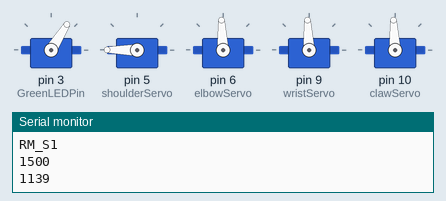
Simulated run of this sketch. Board: Arduino Uno, built with avr-gcc and run on an emulated ATmega328P. Parts: 5 × servo, the last lines printed to the serial monitor.

Above: at 1.0 s.
At 6.1 s:
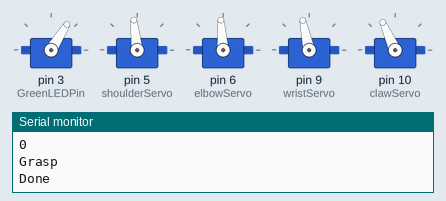
At 8.1 s:
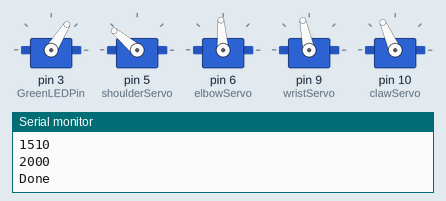
At 11.9 s:
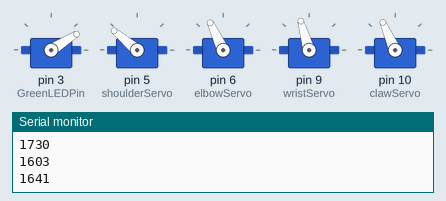
At 17.2 s:
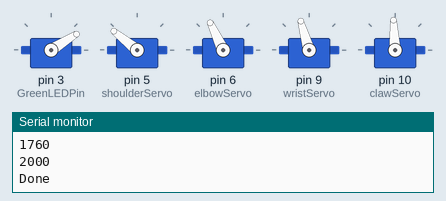
At 22.2 s:
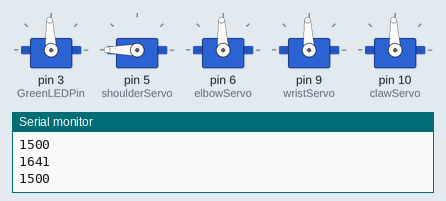
Timing chart, 0 to 23.7 s (numbered marks = the images above):
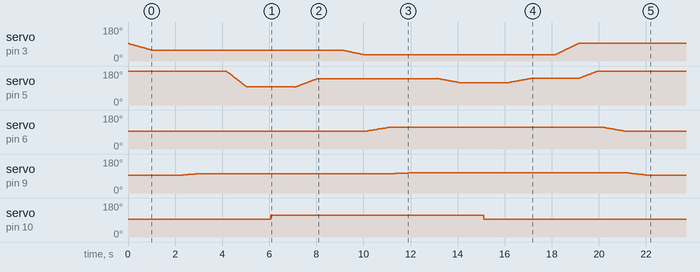

Measured:
- by itself, servo on pin 6 (elbowServo): rises from 93° to 115° in 9.5 s, then falls to 93° in 10.1 s
- by itself, servo on pin 9 (wristServo): rises from 93° to 106° in 9.7 s, then falls to 93° in 10.3 s
- by itself, servo on pin 10 (clawServo): 93° → 114° at 6.1 s, → 93° 9.0 s later

The sketch:

EE175B_StateMachines.ino
```cpp
#include <Servo.h>

//State Machines for Senior Design Chess Robot

Servo baseServo;
Servo elbowServo;
Servo shoulderServo;
Servo wristServo;
Servo clawServo;
byte numList = 2; //switch back to 0
const byte buttonPin = 2; //button value
const byte GreenLEDPin = 3; // green LED pin
const byte RedLEDPin = 4; //Red LED pin
bool chessEngineTurn = false;
bool armTurn = false;
bool moveDone = true;
enum TurnDetermined {Idle, Hold, RobotTurn} turnState;
enum Robot {RM_Reset, RM_S1, RM_S2, RM_S3, RM_S4} robotState;
enum ChessEngine {Initial, Send, Receive} chessEngineState;
#define MAX_ROWS 10
#define MAX_COLS 4 // number of angles per list sent from Python
#define MAX_LENGTH 100   // Maximum number of characters to read

char inputBuffer[MAX_LENGTH];
//float angles[MAX_ROWS][MAX_COLS];  // 2D array to store parsed angles
float angles[2][4] = {{57.53, 90.9, 91.57, 99.33},
                      {33.96, 113.42, 110.72, 102.70}}; //Test RobotFsm()
int angleToPulse(float angle) {
    return (int)((500.0/45.0 * angle) + 500);
}
void move_servo(Servo &servo, float current, float target) {
    int initialPulse;
    int targetPulse;

    initialPulse = angleToPulse(current);
    targetPulse = angleToPulse(target);
    Serial.println(initialPulse);
    Serial.println(targetPulse);
    float step = (targetPulse -  initialPulse) / 50.0;

    if (step != 0) {
      for (float pulse = initialPulse; (step > 0) ? (pulse <= targetPulse) : (pulse >= targetPulse); pulse += step) {
         if (targetPulse > initialPulse) {
          if (pulse > targetPulse) {
            servo.writeMicroseconds(targetPulse);
            }
          else {
            servo.writeMicroseconds((int)pulse);
            }
         }

         if (targetPulse < initialPulse) {
          if (pulse < targetPulse) {
            servo.writeMicroseconds(targetPulse);
            }
          else {
            servo.writeMicroseconds((int)pulse);
            }
         }
         delay(20);  // Adjust delay for speed
      }
    }
}

int parseAngles(char* input) {
    // Process data received from the chess engine.
    // Example: 30,45,60,0;90,120,150,0 -> 2D float array = {{30,45,60,0},{90,120,150,0}}
    char* arr[MAX_COLS];
    int numList = 0;
    char* list = strtok(input, " ; ");
    arr[numList] = new char[strlen(list) + 1];
    strcpy(arr[numList], list);
    while (list != NULL) {
      numList += 1;
      list = strtok(NULL, " ; ");
       if (list != NULL) {  // Prevents NULL issue
         arr[numList] = new char[strlen(list) + 1];
         strcpy(arr[numList], list);
      }
    }

    int rowIdx;
    for (int j = 0; j < numList; j++){;
      rowIdx = j;
      char* col = strtok(arr[j], ",");
      int columnIdx = 0;
      angles[rowIdx][columnIdx] = atoi(col);
      while (col != NULL) {
        columnIdx++;
        col = strtok(NULL, ",");
        if (col != NULL) { // Prevents NULL issue
          angles[rowIdx][columnIdx] = atoi(col);
        }
      }
    }
    return numList;
}

bool containsSemicolon(char input[]) {
    // Iterate through the input array to check for a semicolon
    for (int i = 0; i < 128; i++) {
        if (input[i] == ';') {
            return true;  // Return true if semicolon is found
        }
        if (input[i] == '\0') {
            break;  // Stop if we reach the end of the string (null terminator)
        }
    }
    return false;  // Return false if semicolon is not found
}

void TurnDeterminedFSM(void){
  switch(turnState) {
    case Idle:
      if (!digitalRead(buttonPin)) {
        turnState = Idle;
      }
      else {
        turnState = Hold;
      }
    break;

    case Hold:
      if (digitalRead(buttonPin)) {
          turnState = Hold;
        }
        else {
          turnState = RobotTurn;
          chessEngineTurn = true;
          moveDone = false;
        }
    break;

    case RobotTurn:
      if (!moveDone) {
        turnState = RobotTurn;
      }
      else {
        turnState = Idle;
      }
    break;

    default:
      turnState = Idle;
    break;
  }
    switch(turnState) {

      case Idle:
        digitalWrite(GreenLEDPin,HIGH);
        digitalWrite(RedLEDPin,LOW);
      break;

      case Hold:
        digitalWrite(GreenLEDPin,HIGH);
        digitalWrite(RedLEDPin,LOW);
      break;

      case RobotTurn:
        digitalWrite(GreenLEDPin,LOW);
        digitalWrite(RedLEDPin,HIGH);
      break;
    }
}
int rowIdx;
float base_cur = 90.0;
float shoulder_cur = 180.0;
float elbow_cur = 90.0;
float wrist_cur = 90.0;

void RobotFSM(void) {
  //transitions
  switch(robotState) {
    case RM_Reset:
    if (armTurn) {
      robotState = RM_S1;
      base_cur = 90;
      shoulder_cur = 180;
      elbow_cur = 90;
      wrist_cur = 90;
    }
    else{
      robotState = RM_Reset;
      base_cur = 90;
      shoulder_cur = 180;
      elbow_cur = 90;
      wrist_cur = 90;
    }
    break;

    case RM_S1:
      robotState = RM_S2;
      base_cur = angles[rowIdx][0];
      elbow_cur = angles[rowIdx][2];
      wrist_cur = angles[rowIdx][3];
    break;

    case RM_S2:
      robotState = RM_S3;
      shoulder_cur = angles[rowIdx][1];
    break;

    case RM_S3:
      robotState = RM_S4;
    break;

    case RM_S4:
      Serial.println("RM_S4");
      Serial.println(numList);
      if (numList != 0) {
        robotState = RM_S1;
      }
      else {
        robotState = RM_Reset;
        moveDone = true;
        armTurn = false;
      }
      Serial.print(rowIdx);
      base_cur = angles[rowIdx][0];
      shoulder_cur = 135.0;
      elbow_cur = angles[rowIdx][2];
      wrist_cur = angles[rowIdx][3];
    break;

    default:
      robotState = RM_Reset;
    break;
  }

  //actions
  switch(robotState) {

    case RM_Reset:
      Serial.println("RM_Reset");
      move_servo(baseServo,base_cur,90.0);
      move_servo(shoulderServo, shoulder_cur, 180.0);
      move_servo(elbowServo,elbow_cur,90.0);
      move_servo(wristServo,wrist_cur,90.0);

    break;

    case RM_S1:
      Serial.println("RM_S1");
      rowIdx =  2 - numList;
      move_servo(baseServo,base_cur,angles[rowIdx][0]);
      move_servo(elbowServo,elbow_cur,angles[rowIdx][2]);
      move_servo(wristServo,wrist_cur,angles[rowIdx][3]);

//      baseServo.writeMicroseconds(angleToPulse(angles[rowIdx][0]));
//      elbowServo.writeMicroseconds(angleToPulse(angles[rowIdx][2]));
//      wristServo.writeMicroseconds(angleToPulse(170 - angles[rowIdx][3]));
    break;

    case RM_S2:
      Serial.println("RM_S2");
      move_servo(shoulderServo, shoulder_cur, angles[rowIdx][1]);
//      shoulderServo.writeMicroseconds(angleToPulse(angles[rowIdx][1]));
    break;

    case RM_S3:
      Serial.println("RM_S3");
       Serial.println(rowIdx);
    if (rowIdx == 0 || rowIdx == 2) {
        clawServo.writeMicroseconds(angleToPulse(110)); // Grasp
        Serial.println("Grasp");
      }
      else {
        clawServo.writeMicroseconds(angleToPulse(90)); // Release
        Serial.println("Release");
      }
    Serial.println("Done");
    break;

    case RM_S4:
      Serial.println("RM_S4");
      move_servo(shoulderServo, shoulder_cur, 135);
      numList-=1;
    Serial.println("Done");
    break;

  }
}

bool sent, received;
String message = "";
void ChessEngineFSM(void) {
  switch(chessEngineState) {

    case Initial:
      if (!chessEngineTurn) {
        chessEngineState = Initial;
      }
      else {
        chessEngineState = Send;
      }
    break;

    case Send:
        if (!sent) {
          chessEngineState = Send;
        }
        else {
          chessEngineState = Receive;
        }
    break;

    case Receive:
        if (!received) {
          chessEngineState = Receive;
        }
        else {
          chessEngineState = Initial;
          chessEngineTurn = false;
          armTurn = true;
        }
    break;

    default:
      chessEngineState = Initial;
    break;
  }
  switch (chessEngineState) {

    case Initial:
      Serial.println("State: Initial");
    break;

    case Send:
      Serial.println("State:Send");
      Serial.println("READY");
      delay(1000);
      message = Serial.readStringUntil('\n');
      Serial.println(message == "RECEIVED");
      if (message == "RECEIVED"){
        sent = true;
      }
      else {
        sent = false;
      }
    break;

    case Receive:
        Serial.println("State:RECEIVE");
        char input[128];
        int idx = 0;
        while (Serial.available() > 0) {
            char incomingByte = Serial.read();
            if (incomingByte == '\n') {  // End of input (newline)
                input[idx] = '\0';  // Null-terminate the string
                break;
            }
            input[idx++] = incomingByte;
        }
        if (containsSemicolon(input)) {
          int numLists = parseAngles(input);
          received = true;
        }
        else {
          received = false;
        }

    break;
  }
}


void setup() {
  Serial.begin(9600);
  baseServo.attach(3); //base servo pin 8
  shoulderServo.attach(5); //elbow servo pin 9
  elbowServo.attach(6); //shoulder servo pin 10
  wristServo.attach(9); //wrist servo pin 11
  clawServo.attach(10); //claw servo pin 12
  armTurn = true;

  baseServo.writeMicroseconds(angleToPulse(90.0));
  shoulderServo.writeMicroseconds(angleToPulse(180));
  elbowServo.writeMicroseconds(angleToPulse(90.0));
  wristServo.writeMicroseconds(angleToPulse(90.0));
  clawServo.writeMicroseconds(angleToPulse(90.0));
//  pinMode(buttonPin, INPUT); //button
//  pinMode(GreenLEDPin, OUTPUT); //Green LED
//  pinMode(RedLEDPin, OUTPUT); //Red LED
}

void loop() {
//  TurnDeterminedFSM();
  //ChessEngineFSM();
  RobotFSM();
  delay(1000);
}
```
